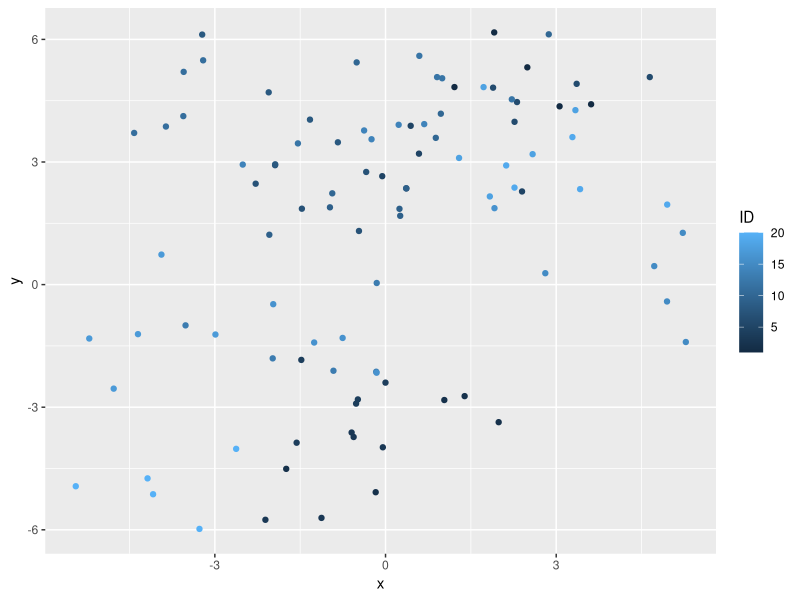

Write R code to recreate this figure.
################################################################################
# PRETTY COLORING BASED ON FURTHEST POINT SAMPLING
################################################################################

# SETUP ========================================================================

# load packages
library(colorspace)
library(data.table)
library(RANN)

# HELPERS ======================================================================

get_pal <- function(name = "rainbow") {
  # modified from coolors.co
  palettes <- list(
    "vibrant_summer" = c("#ff595e","#ff924c","#ffca3a","#c5ca30","#8ac926","#52a675","#1982c4","#4267ac","#6a4c93"),
    "sky" = c("#f2c13a","#ef7239","#f23184","#955ae8","#5c96f5"),
    "sea" = c("#d9ed92","#99d98c","#52b69a","#168aad","#1e6091","#154366","#0C304C"),
    "cozy" = c("#41764c","#a7c957","#eadbb3","#d68b8b","#bc4749"),
    "fairy" = c("#cd92ef","#ffadcb","#fed2e2","#b1e2fc","#9bc1ff"),
    "winter" = c("#007DA3","#00afb9","#fdfcdc","#fdca9b","#ee6258"),
    "rainbow" = c("#f52e2e","#f5982e","#f5d42e","#dcf636","#acf636","#36f6a6","#36e9f6","#3d90ee","#7336f6","#c236f6"),
    "pastel" = c("#fcf7b7","#fed9bb","#ffbfc3","#f7aae7","#c4a6f5","#90bbf8","#7cd9f8","#7beff9","#85f9e0","#a4fdac"),
    "candy" = c("#9137ff","#ff5ce4","#ff4545","#fee440","#00bbf9","#00f5bc"),
    "boring" = c("#DEE2E6", "#191C1F")
  )
  return(colorRampPalette(palettes[[name]]))
}

dummy_input <- function(n = 20) {
  out <- c()
  for (i in 1:n) {
    curr <- data.table::data.table(
      "ID" = i,
      "x" = runif(1, min=-5, max=+5) + rnorm(5),
      "y" = runif(1, min=-5, max=+5) + rnorm(5),
      "z" = rnorm(5))
    out <- rbind(out, curr)
  }
  return(out)
}

# FUNCTIONS ====================================================================

color_ids <- function(
    df = dummy_input(),
    col = "sky",
    ncol = 12,
    n_neighbors = 8) {

  # check inputs
  
  # assign color palette
  pal_fun <- ifelse(length(col) > 1, colorRampPalette(col), get_pal(col))
  pal <- pal_fun(ncol)
  
  # prepare output data
  out <- c()
  
  # calculate ID centers
  centers <- df[, .(x = mean(x), y = mean(y), z = mean(z)), by = ID]
  
  # create color lookup
  color_RGB <- colorspace::hex2RGB(pal)
  color_LAB <- as(color_RGB, "LAB")
  color_lookup <- data.table::data.table(
    "ID" = 1:ncol,
    "color_ID" = pal,
    "color_RGB" = split(color_RGB@coords, seq(nrow(color_RGB@coords))),
    "color_LAB" = split(color_LAB@coords, seq(nrow(color_LAB@coords)))
  )
  
  # calculate LAB color distances (matrix)
  lab_matrix <- do.call(rbind, color_lookup$color_LAB)
  color_distances <- as.matrix(dist(lab_matrix))
  
  # calculate spatial distances (graphs)
  kdtree <- RANN::nn2(centers[, .(x, y, z)], k = n_neighbors)
  
  # get mean distance of n nearest neighbours per instance
  mean_distances <- rowMeans(kdtree$nn.dists)
  
  # sort IDs depending on average distance to neighbours
  sorted_ids <- centers[order(-mean_distances), ID]
  
  # assign first instance ID a random color
  
  
  # loop through all IDs
  
    # neighbours have no color -> random color
  
    # neighbours have color
      
      # check if all colors have been used
  
      # yes:
  
      # new, most different color from neighbours
  
      # no:
  
        # for each color not yet assigned to a neighbour
  
          # calculate total color distance
  
      # get most different color (largest distance)
  
    # assign ID the color
  
    # assign RGB color to points
  
  # return results

}

# EXECUTION ====================================================================

# create dummy data
df <- dummy_input()

# check data
ggplot2::ggplot(df) +
  ggplot2::geom_point(ggplot2::aes(x=x, y=y, col = ID))

# add color values

# show results

# ==============================================================================
